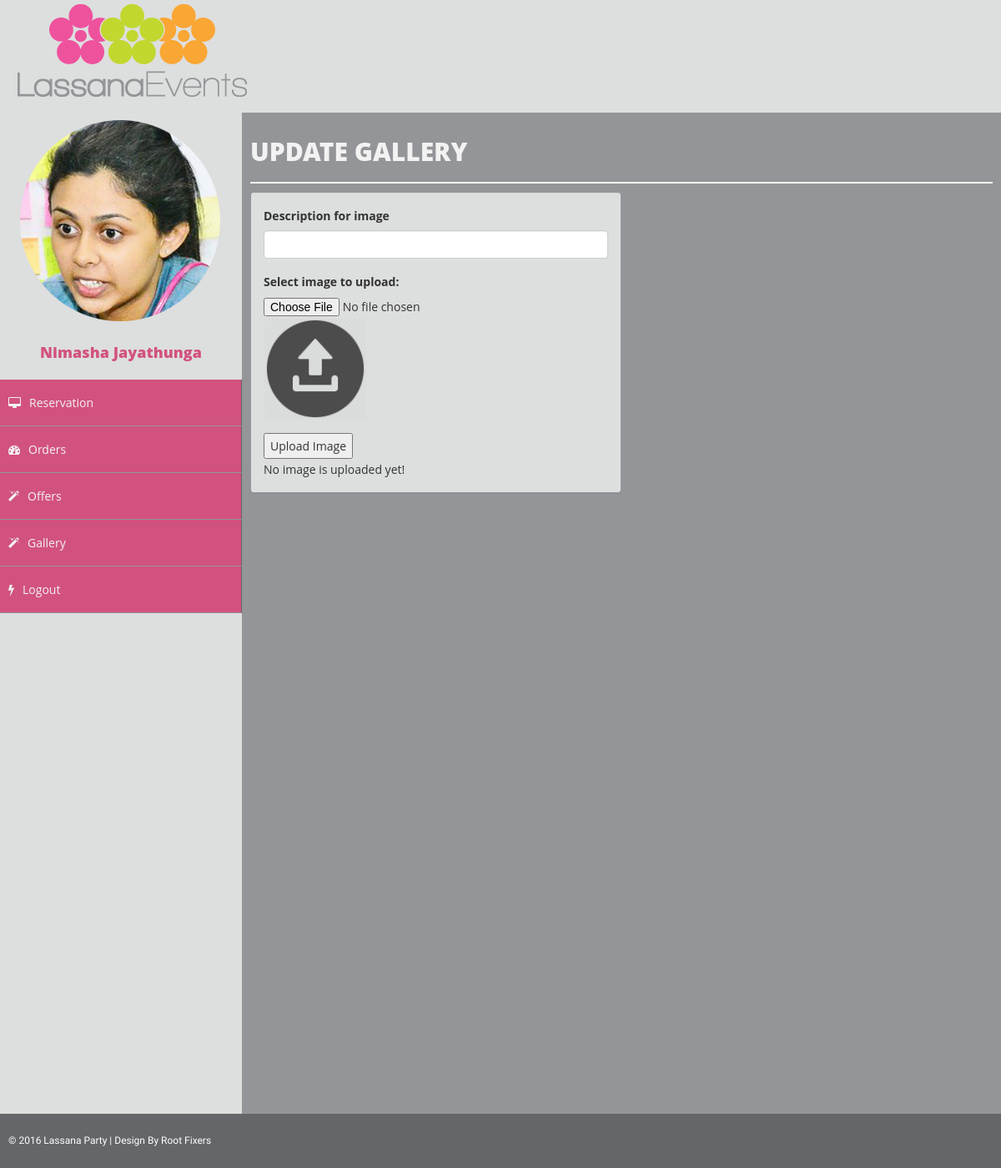
/clerk/gallery.php (signed in), run on the app's committed database.
### tables this page shows
CREATE TABLE IF NOT EXISTS `users1` (
  `uid` int(11) NOT NULL AUTO_INCREMENT,
  `employee_type` varchar(30) NOT NULL,
  `upass` varchar(50) NOT NULL,
  `uname` varchar(30) DEFAULT NULL,
  `fullname` varchar(100) NOT NULL,
  `contact` int(10) NOT NULL,
  `NIC` varchar(10) DEFAULT NULL,
  `Address` varchar(75) NOT NULL,
  `uemail` varchar(70) NOT NULL,
  `location` varchar(100) NOT NULL,
  PRIMARY KEY (`uid`),
  UNIQUE KEY `uname` (`uname`,`uemail`),
  KEY `NIC` (`NIC`)
);

### config/class.user.php (called while the page is built, shortened)
<?php
   	class User{
   		public $db;
   		public function __construct(){
   			$this->db = new mysqli(DB_SERVER, DB_USERNAME, DB_PASSWORD, DB_DATABASE);
   		}
       	public function get_fullname($uid){
       		$sql3="SELECT fullname FROM users1 WHERE uid = $uid";
   	        $result = mysqli_query($this->db,$sql3);
   	        $user_data = mysqli_fetch_array($result);
   	        return $user_data['fullname'];
       	}
   	}
   ?>

### config/clerkheader.php (the view, shortened to what this page needs)
<html>
    <head>
    <link href="../assets/css/bootstrap.css" rel="stylesheet" />
    <link href="../assets/css/font-awesome.css" rel="stylesheet" />
    <link href="../assets/css/basic.css" rel="stylesheet" />
    <link href="../assets/css/custom.css" rel="stylesheet" />
    </head>
    <nav class="navbar navbar-cls-top " role="navigation" >
            <img  src="../assets/img/logo.png" style="margin:5px " >
    </nav>
        <nav class="navbar-side" role="navigation">
            <div class="sidebar-collapse">
                <ul class="nav" id="main-menu">
                    <li>
                        <?php
                        include '../config/db_confg.php';
                        $query = $conn->query("select * from users1 where uid='$uid'");
                        while($row = mysqli_fetch_assoc($query)){
                        ?>
                        <div class="user-img-div">
                            <img class="photo" src="<?php echo $row['location']; ?>" >
                            <?php } ?>
                            <br><br>
                            <div class="inner-text">
                               <?php echo $user->get_fullname($uid); ?>
                            </div>
                        </div>
                    </li>
                    <li>
                        <a href="tempReservation.php"><i class="fa fa-desktop "></i>Reservation</a>
                    </li>
                    <li>
                        <a href="orders.php"><i class="fa fa-dashboard "></i>Orders</a>
                    </li>
                    <li>
                        <a href="offers.php"><i class="fa fa-magic "></i>Offers</a>
                    </li>
                    <li>
                        <a href="gallery.php"><i class="fa fa-magic "></i>Gallery</a>
                    </li>
                    <li>
                        <a href='../config/login.php'><i class="fa fa-flash "></i>Logout</a>
                    </li>
                </ul>
            </div>
        </nav>
</html>

### assets/css/basic.css (style rules this page uses)
body { font-family: 'Questrial', sans-serif; line-height:25px; font-family: 'Open Sans',serif; }
.user-img-div { background-color: #dddede; }
.user-img-div .inner-text { text-align: center; position: relative; color: #D2527F; font-weight: 800; padding-bottom: 20px; font-size: 18px; }
.navbar-side { border: none; background-color: #646669; z-index: 1; position: absolute; width: 290px; margin-top: 15px; }
.sidebar-collapse .nav { padding: 0; height: 100%; }
.sidebar-collapse .nav > li > a { color: #f2f2f2; background: #D2527F; text-shadow: none; padding: 15px 40px; border-bottom: 1px solid #939598; padding: 15px 10px; border-right:1px solid #646669; }
.navbar-cls-top { background: #dddede; border: none; height: 100px; }
.nav > li > a > i { margin-right: 10px; }
.navbar { border-radius: 0px; }

### css/custom.css (style rules this page uses)
ul { list-style: none; }
li a { color: #f2f2f2; }

### config/clerkheader.php (style rules this page uses)
body { font-family: 'Questrial', sans-serif; }

### data on the page
users1: location (picture), fullname "Nimasha Jayathunga"
